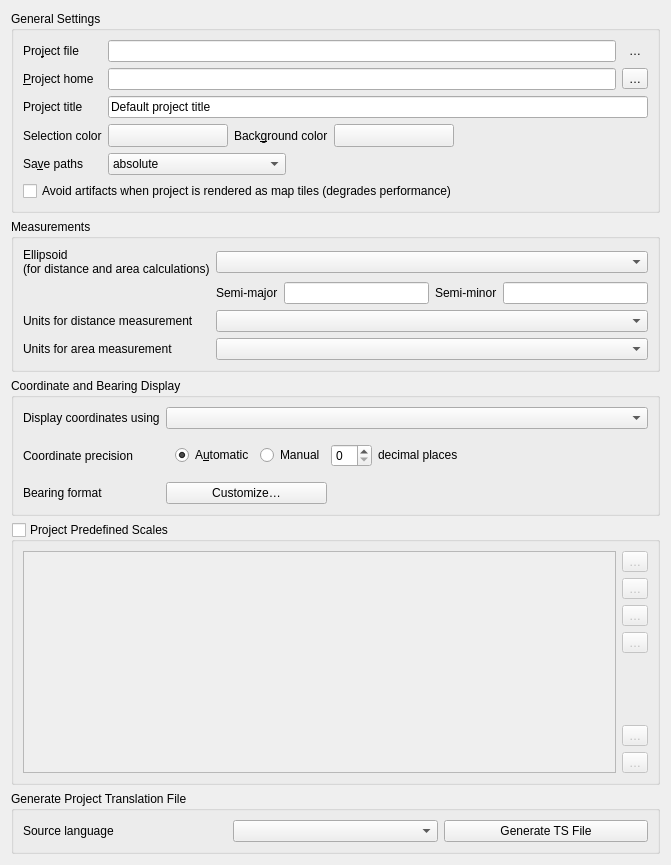
             <widget class="QWidget" name="scrollAreaWidgetContents_2">
              <property name="geometry">
               <rect>
                <x>0</x>
                <y>0</y>
                <width>671</width>
                <height>865</height>
               </rect>
              </property>
              <layout class="QVBoxLayout" name="verticalLayout">
               <item>
                <widget class="QgsCollapsibleGroupBox" name="titleBox">
                 <property name="title">
                  <string>General Settings</string>
                 </property>
                 <property name="syncGroup" stdset="0">
                  <string notr="true">projgeneral</string>
                 </property>
                 <layout class="QGridLayout" name="gridLayout_26">
                  <item row="0" column="0">
                   <widget class="QLabel" name="label_4">
                    <property name="sizePolicy">
                     <sizepolicy hsizetype="Maximum" vsizetype="Preferred">
                      <horstretch>0</horstretch>
                      <verstretch>0</verstretch>
                     </sizepolicy>
                    </property>
                    <property name="text">
                     <string>Pro&amp;ject file</string>
                    </property>
                    <property name="buddy">
                     <cstring>titleEdit</cstring>
                    </property>
                   </widget>
                  </item>
                  <item row="3" column="0">
                   <widget class="QLabel" name="textLabel1">
                    <property name="sizePolicy">
                     <sizepolicy hsizetype="Maximum" vsizetype="Preferred">
                      <horstretch>0</horstretch>
                      <verstretch>0</verstretch>
                     </sizepolicy>
                    </property>
                    <property name="text">
                     <string>Selection color</string>
                    </property>
                    <property name="buddy">
                     <cstring>pbnSelectionColor</cstring>
                    </property>
                   </widget>
                  </item>
                  <item row="4" column="0">
                   <widget class="QLabel" name="label_3">
                    <property name="sizePolicy">
                     <sizepolicy hsizetype="Maximum" vsizetype="Preferred">
                      <horstretch>0</horstretch>
                      <verstretch>0</verstretch>
                     </sizepolicy>
                    </property>
                    <property name="text">
                     <string>Sa&amp;ve paths</string>
                    </property>
                    <property name="buddy">
                     <cstring>cbxAbsolutePath</cstring>
                    </property>
                   </widget>
                  </item>
                  <item row="1" column="1" colspan="3">
                   <layout class="QHBoxLayout" name="horizontalLayout_14">
                    <item>
                     <widget class="QgsFilterLineEdit" name="mProjectHomeLineEdit">
                      <property name="toolTip">
                       <string>Project home path. Leave blank to use the current project file location.</string>
                      </property>
                      <property name="readOnly">
                       <bool>false</bool>
                      </property>
                      <property name="clearButtonEnabled">
                       <bool>false</bool>
                      </property>
                     </widget>
                    </item>
                    <item>
                     <widget class="QToolButton" name="mButtonSetProjectHome">
                      <property name="toolTip">
                       <string>Set the project home path</string>
                      </property>
                      <property name="text">
                       <string>…</string>
                      </property>
                      <property name="autoRaise">
                       <bool>false</bool>
                      </property>
                     </widget>
                    </item>
                   </layout>
                  </item>
                  <item row="2" column="1" colspan="3">
                   <widget class="QLineEdit" name="titleEdit">
                    <property name="toolTip">
                     <string>Descriptive project name</string>
                    </property>
                    <property name="text">
                     <string>Default project title</string>
                    </property>
                   </widget>
                  </item>
                  <item row="2" column="0">
                   <widget class="QLabel" name="label_2">
                    <property name="sizePolicy">
                     <sizepolicy hsizetype="Maximum" vsizetype="Preferred">
                      <horstretch>0</horstretch>
                      <verstretch>0</verstretch>
                     </sizepolicy>
                    </property>
                    <property name="text">
                     <string>Project title</string>
                    </property>
                   </widget>
                  </item>
                  <item row="5" column="0" colspan="4">
                   <widget class="QCheckBox" name="mMapTileRenderingCheckBox">
                    <property name="toolTip">
                     <string>Checking this setting avoids visible edge artifacts when rendering this project as separate map tiles. Rendering performance will be degraded.</string>
                    </property>
                    <property name="text">
                     <string>Avoid artifacts when project is rendered as map tiles (degrades performance)</string>
                    </property>
                   </widget>
                  </item>
                  <item row="0" column="1" colspan="3">
                   <layout class="QHBoxLayout" name="horizontalLayout_13">
                    <item>
                     <widget class="QLineEdit" name="mProjectFileLineEdit">
                      <property name="readOnly">
                       <bool>true</bool>
                      </property>
                     </widget>
                    </item>
                    <item>
                     <widget class="QToolButton" name="mButtonOpenProjectFolder">
                      <property name="toolTip">
                       <string>Open folder containing the project</string>
                      </property>
                      <property name="text">
                       <string>…</string>
                      </property>
                      <property name="icon">
                       <iconset resource="../../images/images.qrc">
                        <normaloff>:/images/themes/default/mActionFileOpen.svg</normaloff>:/images/themes/default/mActionFileOpen.svg</iconset>
                      </property>
                      <property name="autoRaise">
                       <bool>true</bool>
                      </property>
                     </widget>
                    </item>
                   </layout>
                  </item>
                  <item row="4" column="1">
                   <widget class="QComboBox" name="cbxAbsolutePath">
                    <item>
                     <property name="text">
                      <string>absolute</string>
                     </property>
                    </item>
                    <item>
                     <property name="text">
                      <string>relative</string>
                     </property>
                    </item>
                   </widget>
                  </item>
                  <item row="1" column="0">
                   <widget class="QLabel" name="label_30">
                    <property name="sizePolicy">
                     <sizepolicy hsizetype="Maximum" vsizetype="Preferred">
                      <horstretch>0</horstretch>
                      <verstretch>0</verstretch>
                     </sizepolicy>
                    </property>
                    <property name="text">
                     <string>&amp;Project home</string>
                    </property>
                    <property name="buddy">
                     <cstring>titleEdit</cstring>
                    </property>
                   </widget>
                  </item>
                  <item row="4" column="2" colspan="2">
                   <spacer>
                    <property name="orientation">
                     <enum>Qt::Horizontal</enum>
                    </property>
                    <property name="sizeHint" stdset="0">
                     <size>
                      <width>40</width>
                      <height>20</height>
                     </size>
                    </property>
                   </spacer>
                  </item>
                  <item row="3" column="1" colspan="3">
                   <layout class="QHBoxLayout" name="horizontalLayout_5">
                    <item>
                     <widget class="QgsColorButton" name="pbnSelectionColor">
                      <property name="minimumSize">
                       <size>
                        <width>120</width>
                        <height>0</height>
                       </size>
                      </property>
                      <property name="maximumSize">
                       <size>
                        <width>120</width>
                        <height>16777215</height>
                       </size>
                      </property>
                      <property name="text">
                       <string/>
                      </property>
                     </widget>
                    </item>
                    <item>
                     <widget class="QLabel" name="label">
                      <property name="sizePolicy">
                       <sizepolicy hsizetype="Maximum" vsizetype="Preferred">
                        <horstretch>0</horstretch>
                        <verstretch>0</verstretch>
                       </sizepolicy>
                      </property>
                      <property name="text">
                       <string>Back&amp;ground color</string>
                      </property>
                      <property name="buddy">
                       <cstring>pbnCanvasColor</cstring>
                      </property>
                     </widget>
                    </item>
                    <item>
                     <widget class="QgsColorButton" name="pbnCanvasColor">
                      <property name="minimumSize">
                       <size>
                        <width>120</width>
                        <height>0</height>
                       </size>
                      </property>
                      <property name="maximumSize">
                       <size>
                        <width>120</width>
                        <height>16777215</height>
                       </size>
                      </property>
                      <property name="text">
                       <string/>
                      </property>
                     </widget>
                    </item>
                    <item>
                     <spacer name="horizontalSpacer_4">
                      <property name="orientation">
                       <enum>Qt::Horizontal</enum>
                      </property>
                      <property name="sizeHint" stdset="0">
                       <size>
                        <width>40</width>
                        <height>20</height>
                       </size>
                      </property>
                     </spacer>
                    </item>
                   </layout>
                  </item>
                 </layout>
                </widget>
               </item>
               <item>
                <widget class="QgsCollapsibleGroupBox" name="btnGrpMeasureEllipsoid">
                 <property name="title">
                  <string>Measurements</string>
                 </property>
                 <property name="syncGroup" stdset="0">
                  <string notr="true">projgeneral</string>
                 </property>
                 <layout class="QGridLayout" name="gridLayoutMeasureTool">
                  <item row="2" column="1" colspan="4">
                   <widget class="QComboBox" name="mDistanceUnitsCombo"/>
                  </item>
                  <item row="2" column="0">
                   <widget class="QLabel" name="label_28">
                    <property name="text">
                     <string>Units for distance measurement</string>
                    </property>
                   </widget>
                  </item>
                  <item row="0" column="0">
                   <widget class="QLabel" name="textLabel1_8">
                    <property name="text">
                     <string>Ellipsoid
(for distance and area calculations)</string>
                    </property>
                   </widget>
                  </item>
                  <item row="1" column="2">
                   <widget class="QLineEdit" name="leSemiMajor"/>
                  </item>
                  <item row="1" column="1">
                   <widget class="QLabel" name="label_41">
                    <property name="text">
                     <string>Semi-major</string>
                    </property>
                   </widget>
                  </item>
                  <item row="0" column="1" colspan="4">
                   <widget class="QComboBox" name="cmbEllipsoid"/>
                  </item>
                  <item row="1" column="4">
                   <widget class="QLineEdit" name="leSemiMinor"/>
                  </item>
                  <item row="1" column="3">
                   <widget class="QLabel" name="label_42">
                    <property name="text">
                     <string>Semi-minor</string>
                    </property>
                   </widget>
                  </item>
                  <item row="3" column="0">
                   <widget class="QLabel" name="label_29">
                    <property name="text">
                     <string>Units for area measurement</string>
                    </property>
                   </widget>
                  </item>
                  <item row="3" column="1" colspan="4">
                   <widget class="QComboBox" name="mAreaUnitsCombo"/>
                  </item>
                 </layout>
                </widget>
               </item>
               <item>
                <widget class="QgsCollapsibleGroupBox" name="mCoordinateDisplayGroup">
                 <property name="sizePolicy">
                  <sizepolicy hsizetype="Preferred" vsizetype="Maximum">
                   <horstretch>0</horstretch>
                   <verstretch>0</verstretch>
                  </sizepolicy>
                 </property>
                 <property name="title">
                  <string>Coordinate and Bearing Display</string>
                 </property>
                 <property name="syncGroup" stdset="0">
                  <string notr="true">projgeneral</string>
                 </property>
                 <layout class="QGridLayout" name="gridLayout_18">
                  <item row="1" column="0">
                   <widget class="QLabel" name="label_26">
                    <property name="text">
                     <string>Coordinate precision</string>
                    </property>
                   </widget>
                  </item>
                  <item row="0" column="0">
                   <widget class="QLabel" name="label_25">
                    <property name="text">
                     <string>Display coordinates using</string>
                    </property>
                   </widget>
                  </item>
                  <item row="0" column="1">
                   <widget class="QComboBox" name="mCoordinateDisplayComboBox"/>
                  </item>
                  <item row="1" column="1">
                   <widget class="QFrame" name="mFramePrecision">
                    <layout class="QHBoxLayout" name="horizontalLayout_12">
                     <item>
                      <widget class="QRadioButton" name="radAutomatic">
                       <property name="toolTip">
                        <string>Automatically sets the number of decimal places to use when displaying coordinates</string>
                       </property>
                       <property name="text">
                        <string>A&amp;utomatic</string>
                       </property>
                       <property name="checked">
                        <bool>true</bool>
                       </property>
                      </widget>
                     </item>
                     <item>
                      <widget class="QRadioButton" name="radManual">
                       <property name="toolTip">
                        <string>Manually set the number of decimal places to use when displaying coordinates</string>
                       </property>
                       <property name="text">
                        <string>Manual</string>
                       </property>
                      </widget>
                     </item>
                     <item>
                      <widget class="QgsSpinBox" name="spinBoxDP">
                       <property name="toolTip">
                        <string>The number of decimal places for the manual option</string>
                       </property>
                      </widget>
                     </item>
                     <item>
                      <widget class="QLabel" name="labelDP">
                       <property name="sizePolicy">
                        <sizepolicy hsizetype="MinimumExpanding" vsizetype="Fixed">
                         <horstretch>0</horstretch>
                         <verstretch>0</verstretch>
                        </sizepolicy>
                       </property>
                       <property name="text">
                        <string>decimal places</string>
                       </property>
                      </widget>
                     </item>
                    </layout>
                   </widget>
                  </item>
                  <item row="2" column="0">
                   <widget class="QLabel" name="label_34">
                    <property name="text">
                     <string>Bearing format</string>
                    </property>
                   </widget>
                  </item>
                  <item row="2" column="1">
                   <layout class="QHBoxLayout" name="horizontalLayout_19" stretch="3,6">
                    <item>
                     <widget class="QPushButton" name="mCustomizeBearingFormatButton">
                      <property name="text">
                       <string>Customize…</string>
                      </property>
                     </widget>
                    </item>
                    <item>
                     <spacer name="horizontalSpacer_8">
                      <property name="orientation">
                       <enum>Qt::Horizontal</enum>
                      </property>
                      <property name="sizeHint" stdset="0">
                       <size>
                        <width>40</width>
                        <height>20</height>
                       </size>
                      </property>
                     </spacer>
                    </item>
                   </layout>
                  </item>
                 </layout>
                </widget>
               </item>
               <item>
                <widget class="QgsCollapsibleGroupBox" name="grpProjectScales">
                 <property name="sizePolicy">
                  <sizepolicy hsizetype="Preferred" vsizetype="Expanding">
                   <horstretch>0</horstretch>
                   <verstretch>3</verstretch>
                  </sizepolicy>
                 </property>
                 <property name="title">
                  <string>Project Predefined Scales</string>
                 </property>
                 <property name="checkable">
                  <bool>true</bool>
                 </property>
                 <property name="checked">
                  <bool>false</bool>
                 </property>
                 <property name="syncGroup" stdset="0">
                  <string notr="true">projgeneral</string>
                 </property>
                 <layout class="QGridLayout" name="gridLayout_7">
                  <item row="0" column="0">
                   <widget class="QListWidget" name="lstScales"/>
                  </item>
                  <item row="0" column="1">
                   <layout class="QVBoxLayout" name="verticalLayout_4">
                    <item>
                     <widget class="QToolButton" name="pbnAddScale">
                      <property name="toolTip">
                       <string>Add predefined scale</string>
                      </property>
                      <property name="text">
                       <string>…</string>
                      </property>
                      <property name="icon">
                       <iconset resource="../../images/images.qrc">
                        <normaloff>:/images/themes/default/symbologyAdd.svg</normaloff>:/images/themes/default/symbologyAdd.svg</iconset>
                      </property>
                     </widget>
                    </item>
                    <item>
                     <widget class="QToolButton" name="pbnRemoveScale">
                      <property name="toolTip">
                       <string>Remove selected scale</string>
                      </property>
                      <property name="text">
                       <string>…</string>
                      </property>
                      <property name="icon">
                       <iconset resource="../../images/images.qrc">
                        <normaloff>:/images/themes/default/symbologyRemove.svg</normaloff>:/images/themes/default/symbologyRemove.svg</iconset>
                      </property>
                     </widget>
                    </item>
                    <item>
                     <widget class="QToolButton" name="pbnImportScales">
                      <property name="toolTip">
                       <string>Import from file</string>
                      </property>
                      <property name="text">
                       <string>…</string>
                      </property>
                      <property name="icon">
                       <iconset resource="../../images/images.qrc">
                        <normaloff>:/images/themes/default/mActionFileOpen.svg</normaloff>:/images/themes/default/mActionFileOpen.svg</iconset>
                      </property>
                     </widget>
                    </item>
                    <item>
                     <widget class="QToolButton" name="pbnExportScales">
                      <property name="toolTip">
                       <string>Save to file</string>
                      </property>
                      <property name="text">
                       <string>…</string>
                      </property>
                      <property name="icon">
                       <iconset resource="../../images/images.qrc">
                        <normaloff>:/images/themes/default/mActionFileSave.svg</normaloff>:/images/themes/default/mActionFileSave.svg</iconset>
                      </property>
                     </widget>
                    </item>
                    <item>
                     <spacer name="verticalSpacer">
                      <property name="orientation">
                       <enum>Qt::Vertical</enum>
                      </property>
                      <property name="sizeHint" stdset="0">
                       <size>
                        <width>20</width>
                        <height>40</height>
                       </size>
                      </property>
                     </spacer>
                    </item>
					<item>
                     <widget class="QToolButton" name="pbnSbOsmScales">
                      <property name="toolTip">
                       <string>[Atapa] Generate OSM scales</string>
                      </property>
                      <property name="text">
                       <string>…</string>
                      </property>
                      <property name="icon">
                       <iconset resource="../../images/images.qrc">
                        <normaloff>:/images/themes/default/mSbOsmScales.svg</normaloff>:/images/themes/default/mSbOsmScales.svg</iconset>
                      </property>
                     </widget>
                    </item>
					<item>
                     <widget class="QToolButton" name="pbnSbAutoScales">
                      <property name="toolTip">
                       <string>[Atapa] Generate scales starting at current scale</string>
                      </property>
                      <property name="text">
                       <string>…</string>
                      </property>
                      <property name="icon">
                       <iconset resource="../../images/images.qrc">
                        <normaloff>:/images/themes/default/mSbAutoScales.svg</normaloff>:/images/themes/default/mSbAutoScales.svg</iconset>
                      </property>
                     </widget>
                    </item>
                   </layout>
                  </item>
                 </layout>
                </widget>
               </item>
               <item>
                <widget class="QGroupBox" name="groupBox_6">
                 <property name="title">
                  <string>Generate Project Translation File</string>
                 </property>
                 <layout class="QHBoxLayout" name="horizontalLayout_4">
                  <item>
                   <widget class="QLabel" name="sourceLanguageLabel">
                    <property name="text">
                     <string>Source language</string>
                    </property>
                   </widget>
                  </item>
                  <item>
                   <widget class="QComboBox" name="cbtsLocale"/>
                  </item>
                  <item>
                   <widget class="QPushButton" name="generateTsFileButton">
                    <property name="text">
                     <string>Generate TS File</string>
                    </property>
                   </widget>
                  </item>
                 </layout>
                </widget>
               </item>
               <item>
                <spacer name="verticalSpacer_5">
                 <property name="orientation">
                  <enum>Qt::Vertical</enum>
                 </property>
                 <property name="sizeHint" stdset="0">
                  <size>
                   <width>20</width>
                   <height>0</height>
                  </size>
                 </property>
                </spacer>
               </item>
              </layout>
             </widget>
